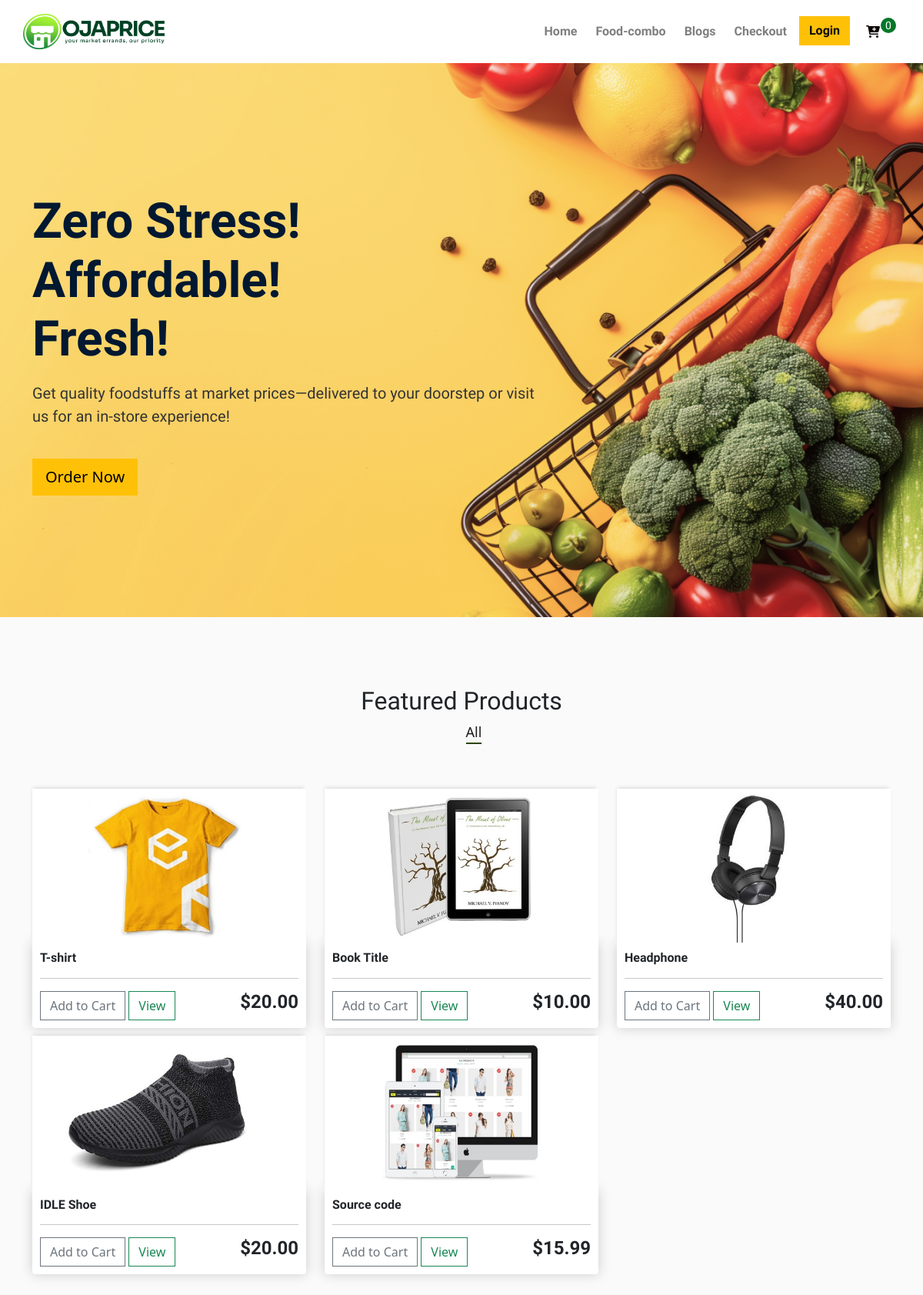
Before: / with the older database file.
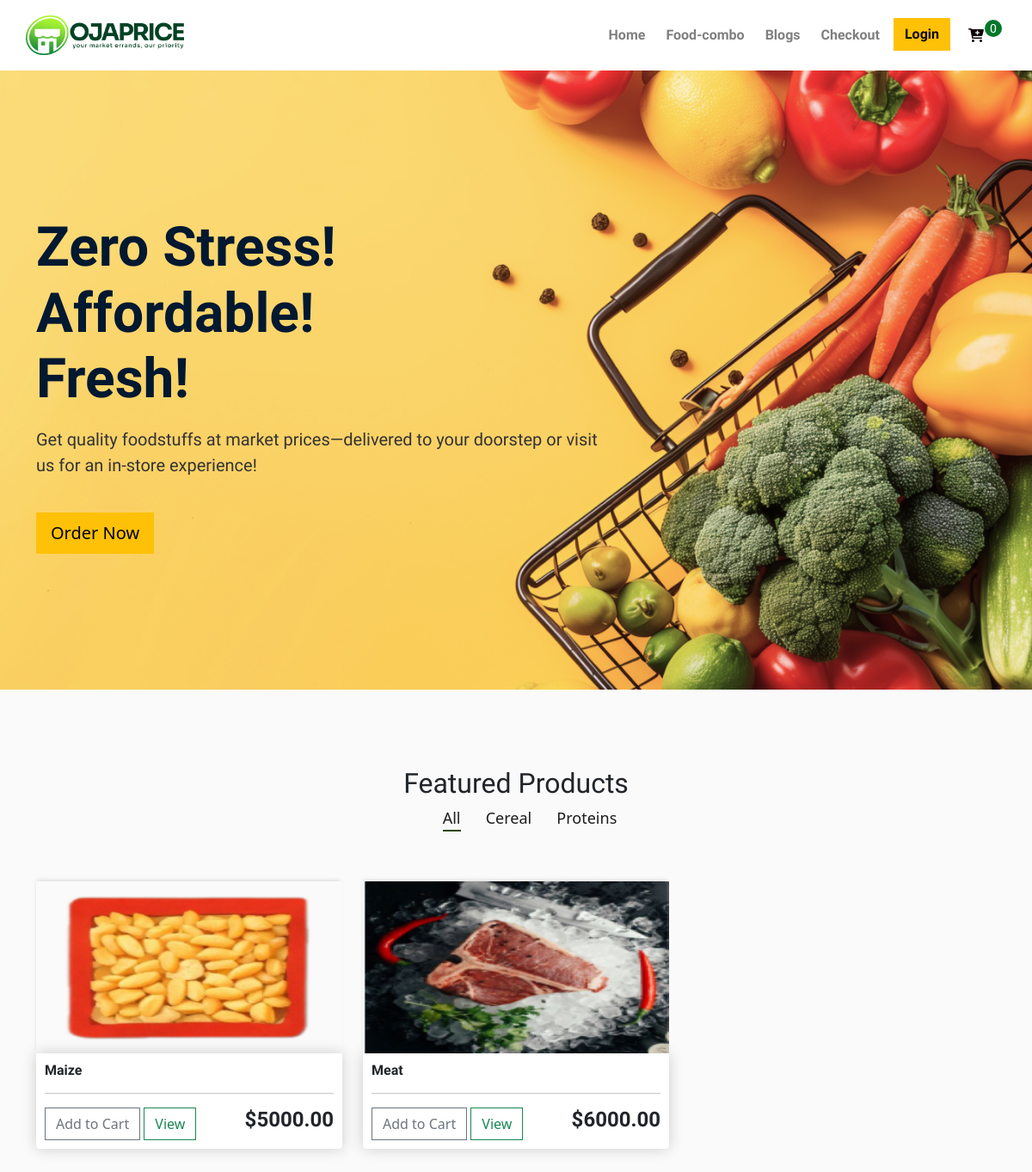
After: the same page with the newer database file.
### store/models.py (models this page shows, shortened)
class Product(models.Model):
    category = models.ForeignKey(Category, on_delete=models.PROTECT, related_name="products", blank=True, null=True)
    name = models.CharField(max_length=200)
    slug = models.SlugField(max_length=256, blank=True, null=True, unique=True)
    description = models.TextField(blank=True, null=True)
    price = models.DecimalField(max_digits=8, decimal_places=2)
    deleted_price = models.DecimalField(max_digits=10, decimal_places=2, null=True, blank=True)
    digital = models.BooleanField(default=False, null=True, blank=True)
    image = models.ImageField(null=True, blank=True, upload_to="store")
    created_at = models.DateTimeField(auto_now_add=True)
    updated_at = models.DateTimeField(auto_now=True)
    @property
    def imageURL(self):
        try:
            url = self.image.url
        except:
            url = ""
        return url

class Category(models.Model):
    name = models.CharField(max_length=150)
    slug = models.SlugField(max_length=256, blank=True, null=True, unique=True)
    description = models.TextField(blank=True)
    created_at = models.DateTimeField(auto_now_add=True)
    updated_at = models.DateTimeField(auto_now=True)
    def __str__(self):
        return self.name

### store/views.py (the view)
# urls.py: path("", views.index, name="index"),
def index(request):
    data = cartData(request)
    cartItems = data["cartItems"]
    cartItems = data["cartItems"]
    items = data["items"]
    order = data["order"]
    products = Product.objects.all()
    category = Category.objects.all()
    context = {
        "products": products,
        "cartItems": cartItems,
        "category":category
    }
    return render(request, "store/index.html", context)

### store/utils.py (called while the page is built, shortened)
def cookiesCart(request):
    try:
        cart = json.loads(request.COOKIES['cart'])
    except:
        cart = {}
    print("Cart:", cart)
    items = [] #to store items for unauthentiated user
    order = {'get_cart_total':0, 'get_cart_items':0, 'shipping':False}
    cartItems = order['get_cart_items']
    return {'items':items, 'order':order,  'cartItems': cartItems}

def cartData(request):
    if request.user.is_authenticated:
        customer, created = Customer.objects.get_or_create(user=request.user)
        order, created = Order.objects.get_or_create(customer=customer, complete=False)
        items = order.orderitem_set.all()
        cartItems = order.get_cart_items
    else:  # unauthenticated
        cookieData = cookiesCart(request)
        cartItems = cookieData['cartItems']
        items = cookieData['items']
        order = cookieData['order']
    return {'items': items, 'order': order, 'cartItems': cartItems}

### templates/store/index.html (shortened to what this page needs)
{% extends "assets/base.html" %} {% load static %} {% block content %}
<section class="hero-section d-flex align-items-center text-white" style="background-image: url('{% static "images/banner-1.jpg" %}'); background-repeat: no-repeat; background-size: cover; height: 90vh; position: relative;">
  <div class="container">
      <div class="row">
          <div class="col-lg-8 hero-content text-start">
              <h1 class="display-4 fw-bold">Zero Stress! Affordable! Fresh!</h1>
              <p class="lead mt-3">Get quality foodstuffs at market prices—delivered to your doorstep or visit us for an in-store experience!</p>
              <a href="{% url 'index' %}" class="btn btn-warning btn-lg mt-4">Order Now</a>
          </div>
      </div>
  </div>
  <div class="overlay"></div>
</section>
<section class="featured spad">
  <div class="container">
      <div class="row">
          <div class="col-lg-12">
              <div class="section-title">
                  <h2>Featured Products</h2>
              </div>
              <div class="featured__controls">
                  <ul style="text-transform: capitalize;">
                      <li class="active" data-filter="*">all</li>
                      {% for c in category %}
                      <li data-filter=".{{c.name}}"> {{c.name}}</li>
                      {% endfor %}
                  </ul>
              </div>
          </div>
      </div>
      <div class="row featured__filter">
          {% for product in products %}
          <div class="col-lg-4 product-item {{product.category}} {{product.name}}">
              <img class="thumbnail" src="{{product.imageURL}}" />
              <div class="box-element product">
                  <h6><strong>{{product.name}}</strong></h6>
                  <hr />
                  <button
                      data-product="{{product.id}}"
                      data-action="add"
                      class="btn btn-outline-secondary add-btn update-cart"
                  >
                      Add to Cart
                  </button>
                  <a class="btn btn-outline-success" href="#">View</a>
                  <h4 style="display: inline-block; float: right">
                      <strong>${{product.price|floatformat:2}}</strong>
                  </h4>
              </div>
          </div>
          {% endfor %}
      </div>
  </div>
</section>
{% endblock %}

### templates/assets/base.html (shortened to what this page needs)
<!DOCTYPE html>
{% load static %}
<html lang="en">
  <head>
    <link rel="stylesheet" href="https://stackpath.bootstrapcdn.com/bootstrap/4.4.1/css/bootstrap.min.css"/>
    <link rel="stylesheet" href="https://cdnjs.cloudflare.com/ajax/libs/font-awesome/6.0.0/css/all.min.css">
    <link href="https://cdn.jsdelivr.net/npm/bootstrap@5.3.3/dist/css/bootstrap.min.css" rel="stylesheet">
    <link rel="stylesheet" href='{% static "css/main.css" %}' />
  </head>
  <body>
    {% include "assets/header.html" %}
    <div class="">{% block content %} {% endblock %}</div>
  </body>
</html>

### templates/assets/header.html (shortened to what this page needs)
{% load static %}
<header>
  <nav class="container navbar navbar-expand-lg navbar-light bg-white">
      <div class="logo-div">
          <a class="navbar-brand" href="{% url 'index' %}" style="color:green;">
              <img src="{% static 'images/ojaprice.png' %}" class="img-logo"/>
          </a>
      </div>
      <div class="collapse navbar-collapse" id="navbarSupportedContent">
          <ul class="navbar-nav ml-auto nav-pages">
              <li class="nav-item">
                  <a class="nav-link" href="{% url 'index' %}">Home</a>
              </li>
              <li class="nav-item">
                  <a class="nav-link" href="#">Food-combo</a>
              </li>
              <li class="nav-item">
                  <a class="nav-link" href="#">Blogs</a>
              </li>
              <li class="nav-item">
                  <a class="nav-link" href="#">Checkout</a>
              </li>
              {% if user.is_authenticated %}
                  <li class="nav-item">
                      <a class="nav-link" href="#">Pricing</a>
                  </li>
                  <li class="nav-item">
                      <a href="{% url 'logout' %}" class="btn btn-warning">Logout</a>
                  </li>
              {% else %}
                  <li class="nav-item">
                      <a href="{% url 'login' %}"
                      class="btn btn-warning"
                      >Login</a>
                  </li>
              {% endif %}
          </ul>
          <div class="cart-div">
              <a href="{% url 'cart' %}">
                  <span id="cart-icon" class="cart-i">
                      <i class="fa-solid fa-cart-plus"></i>
                  </span>
              </a>
              <p id="cart-total" class="cart-d">{{ cartItems }}</p>
          </div>
      </div>
  </nav>
</header>

### static/css/main.css (style rules this page uses)
body { background-color: hsl(0, 0%, 98%); }
h1,h2,h3,h4,h5,h6,p { font-family: 'mulish'; }
header { padding: 10px; background-color: #fff; }
.logo-div { width:200px; height:20px; display:flex; align-items:center; }
.img-logo { width:100%; }
.nav-pages li { margin-left: 0.5em; }
.nav-pages li a { color:rgb(10, 9, 7); font-family: 'mulish'; font-weight: 600; }
.cart-div { display: flex; justify-content: space-between; align-items: center; text-align: center; margin: 5px; width: 55px; }
.cart-i { width:20px; display: inline-block; margin-left: 15px; color:rgb(10, 0, 0); }
#cart-total { display: block; text-align: center; color:#fff; background-color: rgb(4, 119, 42); width: 20px; height: 20px; border-radius: 50%; font-size: 14px; }
.box-element { box-shadow:hsl(0, 0%, 80%) 0 0 16px; background-color: #fff; border-radius: 4px; padding: 10px; }
.thumbnail { width: 100%; height: 200px; -webkit-box-shadow: -1px -3px 5px -2px rgba(214,214,214,1); -moz-box-shadow: -1px -3px 5px -2px rgba(214,214,214,1); box-shadow: -1px -3px 5px -2px rgba(214,214,214,1); }
.product { border-radius: 0 0 4px 4px; }
.col-lg-4, .col-lg-6, .col-lg-8, .col-lg-12 { margin-top: 10px; }
.btn { border-radius: 0; }
.hero-section { position: relative; background-position: center; background-size: cover; height: 90vh; }
.overlay { position: absolute; top: 0; left: 0; width: 100%; height: 100%; }
.hero-section .container { position: relative; z-index: 2; }
.hero-content { width: 60%; }
.hero-content h1 { width: 55%; font-size: 4rem; color: #011831; }
.hero-content p { color: #333333; }
.featured { padding-top: 80px; padding-bottom: 40px; }
.featured .section-title h2 { text-align: center; }
.featured__controls { text-align: center; margin-bottom: 50px; }
.featured__controls ul li { list-style: none; font-size: 18px; color: #1c1c1c; display: inline-block; margin-right: 25px; position: relative; cursor: pointer; }
.featured__controls ul li.active:after { opacity: 1; }
.featured__controls ul li:after { position: absolute; left: 0; bottom: -2px; width: 100%; height: 2px; background: #2c4702; content: ""; opacity: 0; }
.featured__controls ul li:last-child { margin-right: 0; }

Changed rows visible on the page:
removed Product: imageURL (picture), name "T-shirt", price "20.00"
removed Product: imageURL (picture), name "Book Title", price "10.00"
removed Product: imageURL (picture), name "Headphone", price "40.00"
removed Product: imageURL (picture), name "IDLE Shoe", price "20.00"
removed Product: imageURL (picture), name "Source code", price "15.99"
added Category: name "Cereal"
added Category: name "Proteins"
added Product: imageURL (picture), name "Maize", price "5000.00"
added Product: imageURL (picture), name "Meat", price "6000.00"
